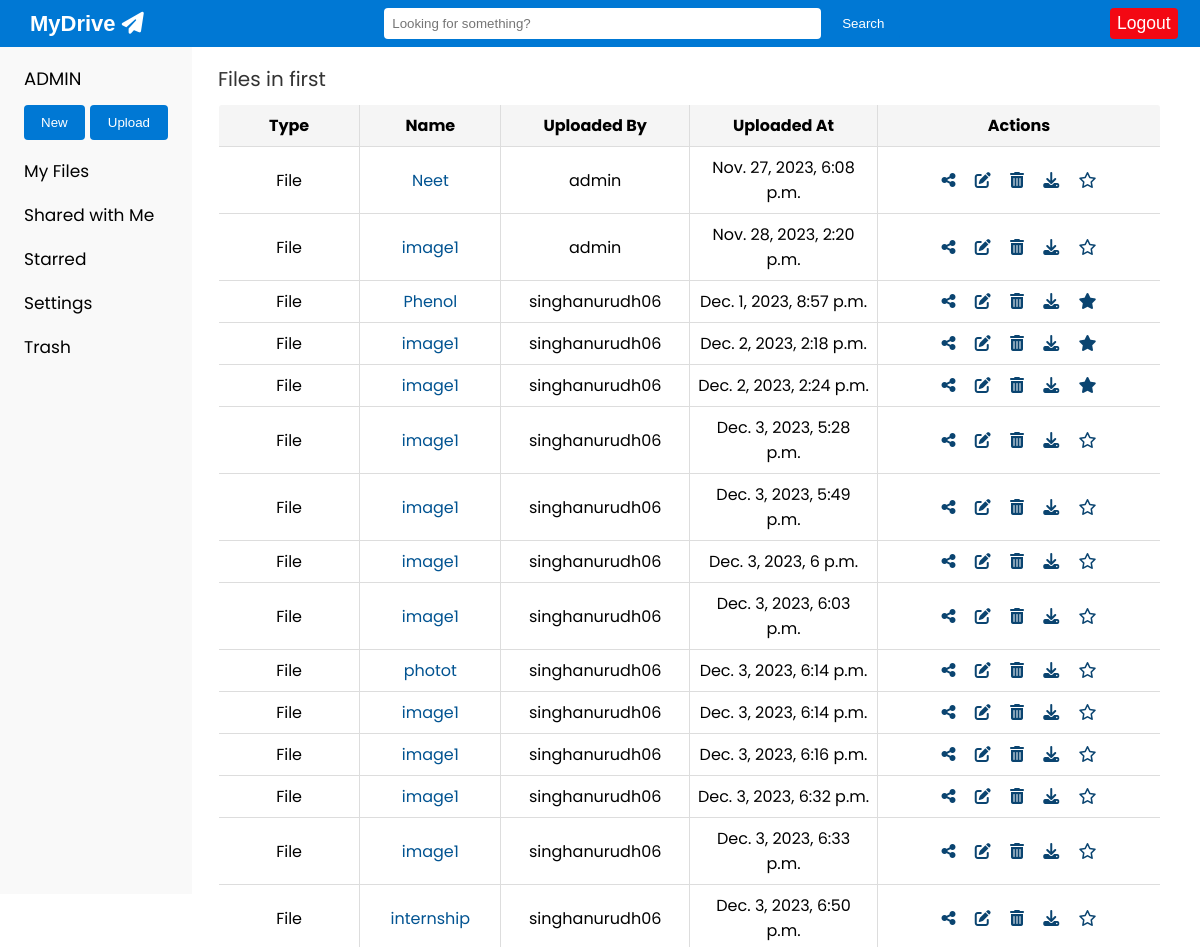
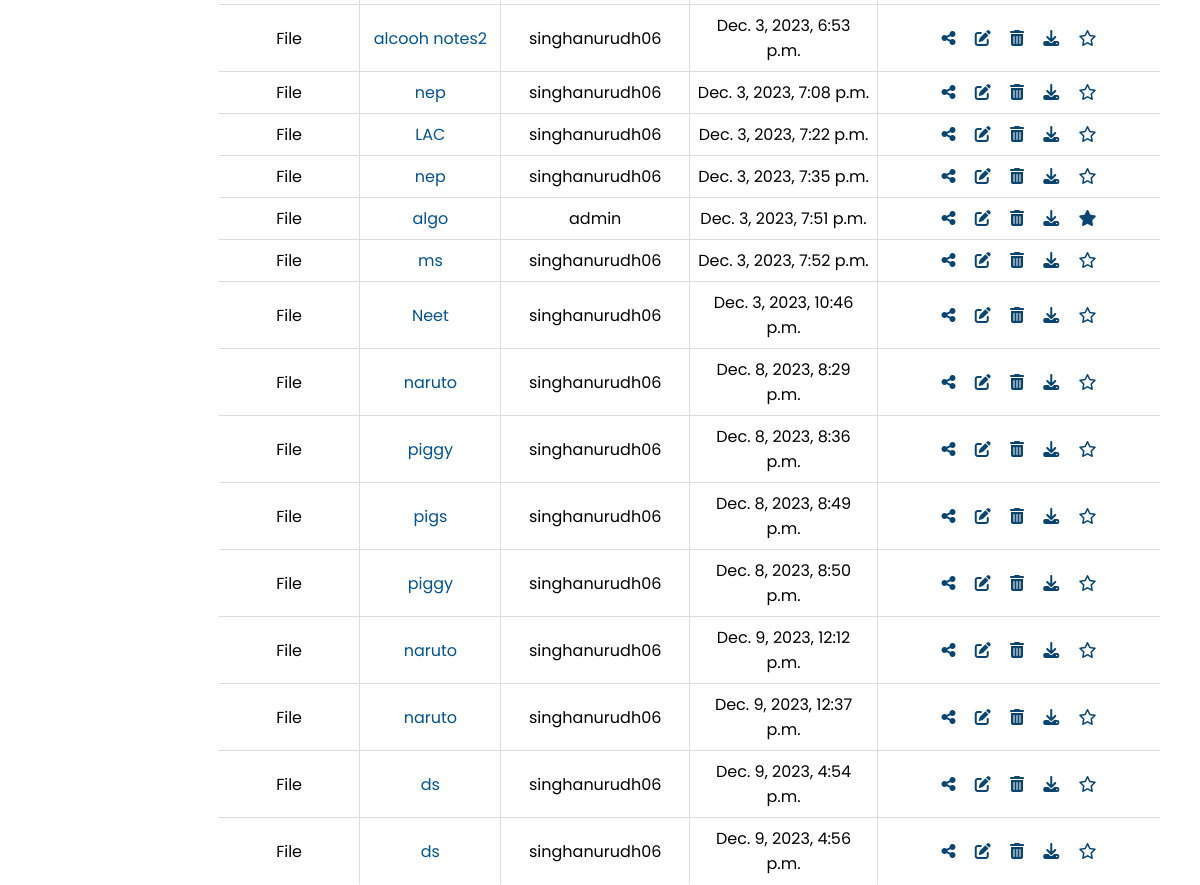
Page /folder/1/ (signed in) on the committed database (2 pictures, top to bottom).
### fileshare/models.py (models this page shows, shortened)
class Folder(models.Model):
    name = models.CharField(max_length=255)
    created_by = models.ForeignKey(User, on_delete=models.CASCADE)
    created_at = models.DateTimeField(auto_now_add=True)
    updated_at = models.DateTimeField(auto_now=True)
    deleted = models.BooleanField(default=False)
    deleted_by = models.ForeignKey(User, on_delete=models.SET_NULL, null=True, blank=True, related_name='deleted_folders')
    deleted_at = models.DateTimeField(null=True, blank=True)
    starred = models.BooleanField(default=False)
    folder_id = models.IntegerField(default=1)  # Assign a default value for the root directory

class File(models.Model):
    name = models.CharField(max_length=255)
    folder = models.ForeignKey(Folder, on_delete=models.CASCADE, null=True, blank=True)
    uploaded_by = models.ForeignKey(User, on_delete=models.CASCADE)
    uploaded_at = models.DateTimeField(auto_now_add=True)
    file = models.FileField(upload_to='uploads/')
    deleted = models.BooleanField(default=False)
    deleted_by = models.ForeignKey(User, on_delete=models.SET_NULL, null=True, blank=True, related_name='deleted_files')
    deleted_at = models.DateTimeField(null=True, blank=True)
    starred = models.BooleanField(default=False)

### fileshare/views.py (the view)
# urls.py: path('folder/<int:folder_id>/', views.view_folder, name='view_folder'),
@login_required
def view_folder(request, folder_id):
    folder = get_object_or_404(Folder, id=folder_id, created_by=request.user, deleted=False)
    files = File.objects.filter(folder=folder, deleted=False)
    return render(request, 'fileshare/view_folder.html', {'folder': folder, 'files': files})

### fileshare/templates/fileshare/view_folder.html (shortened to what this page needs)
{% extends 'base.html' %}
{% block content %}
  <div class="content">
    <h2 style="font-weight: normal; margin-top: 52px;">Files in {{ folder.name }}</h2>
    <br>
    <table>
      <thead>
        <tr>
          <th>Type</th>
          <th>Name</th>
          <th>Uploaded By</th>
          <th>Uploaded At</th>
          <th>Actions</th>
        </tr>
      </thead>
      <tbody>
        {% for file in files %}
          <tr>
            <td>File</td>
            <td><a href="{{ file.file.url }}" target="_blank" style="text-decoration: none; color: #015391;">{{ file.name }}</a></td>
            <td>{{ file.uploaded_by.username }}</td>
            <td>{{ file.uploaded_at }}</td>
            <td>
              <a href="{% url 'share' 'file' file.id %}"><i class="fas fa-share-alt" style="color: #0a4470;"></i></a>
              <a href="{% url 'rename_file' file.id %}"><i class="fas fa-edit" style="color: #0a4470;"></i></a>
              <a href="{% url 'delete_file' file.id %}"><i class="fas fa-trash-alt" style="color: #0a4470;"></i></a>
              <a href="{{ file.file.url }}" download><i class="fas fa-download" style="color: #0a4470;"></i></a>
              <a href="{% url 'toggle_star' file.id %}">
                {% if file.starred %}
                    <i class="fas fa-star" style="color: #0a4470;"></i>
                {% else %}
                    <i class="far fa-star" style="color: #0a4470;"></i>
                {% endif %}
              </a>
            </td>
          </tr>
        {% endfor %}
      </tbody>
    </table>
  </div>
{% endblock %}

### fileshare/templates/base.html (shortened to what this page needs)
<!DOCTYPE html>
<html>
<head>
    <link rel="stylesheet" href="https://cdnjs.cloudflare.com/ajax/libs/font-awesome/6.1.0/css/all.min.css">
</head>
<body>
    <div class="topnav">
        <div class="nav-item">
            <h1><a href="{% url 'dashboard' %}">MyDrive <i class="fas fa-paper-plane paper-plane-icon"> </i></a></h1>
        </div>
        <div class="search-bar">
            <form action="{% url 'search_files' %}" method="GET">
                <input type="text" name="q" placeholder="Looking for something?">
                <button type="submit" class="search-button">Search</button>
            </form>
        </div>
        <div class="topnav-right">
            <a href="{% url 'logout' %}">Logout</a>
        </div>
    </div>
    <div class="leftnav">
        <div class="user-section">
            <h2><p class="user-username" style="font-weight: normal;">{{ user.username|upper }}</p></h2>
        </div>
        <div class="nav-item" style="display: flex; flex-direction: row; gap: 5px;">
            <button class="btn-create" onclick="location.href='{% url 'create_folder' %}'">New</button>
            {% if folder.id %}
                <button class="btn-upload" onclick="location.href='{% url 'upload_file' folder_id=folder.id %}'">Upload</button>
            {% else %}
            <button class="btn-upload" onclick="location.href='{% url 'upload_file' %}'">Upload</button>
            {% endif %}
        </div>
        <div class="nav-item">
            <a href="{% url 'dashboard' %}">My Files</a>
        </div>
        <div class="nav-item">
            <a href="{% url 'shared_files' %}">Shared with Me</a>
        </div>
        <div class="nav-item">
            <a href="{% url 'starred' %}">Starred</a>
        </div>
        <div class="nav-item">
            <a href="{% url 'settings' %}">Settings</a>
        </div>
        <div class="nav-item">
            <a href="{% url 'trash' %}">Trash</a>
        </div>
    </div>
    <div class="content">
        {% block content %}{% endblock %}
    </div>
</body>
</html>

### fileshare/templates/base.html (style rules this page uses)
html, body { font-family: 'Poppins', sans-serif; background-color: #fff; margin: 0; padding: 0; margin-top: 21px; }
.topnav { position: fixed; font-family: 'Arial Sans', sans-serif; font-size: 18.5px; background-color: #0078D4; color: #fff; padding: 0px 0px; justify-content: space-between; overflow: hidden; align-items: center; width: 100%; top: 0; z-index: 1000; display: flex; }
.topnav a { float: left; display: block; color: #fff; text-align: center; padding: 10px 30px; text-decoration: none; margin-right: 1px; transition: color 0.3s; }
.topnav h1 { font-size: 22px; color: #fff; margin: 0; display: flex; align-items: center; margin-top: 1px; }
.search-bar { flex-grow: 1; text-align: center; }
.search-bar input { width: 45%; padding: 8px; border: none; border-radius: 4px; outline: none; }
.search-button { background-color: #0078D4; color: #fff; border: none; border-radius: 4px; padding: 8px 16px; cursor: pointer; transition: background-color 0.3s; }
.topnav-right { float: right; display: flex; align-items: center; }
.topnav-right a { background-color: #F30813; font-size: 17.5px; margin-right: 22.5px; color: #fff; text-decoration: none; border-radius: 4px; padding: 5px 7px; transition: color 0.3s; }
.content { flex-grow: 1; padding: 10px; align-items: stretch; margin-top: -25px; margin-left: 8.7%; }
h1 { font-size: 24px; color: #333; margin: 0; }
h2 { font-size: 20px; color: #333; margin: 0 0 20px; }
table { width: 98%; margin: -35px 0px;; border-collapse: collapse; border: 1px solid #ddd; border-radius: 4px; overflow: hidden; }
th, td { padding: 8px; border: 1px solid #ddd; text-align: center; }
th:nth-child(1), td:nth-child(1) { width: 15%; }
th:nth-child(2), td:nth-child(2) { width: 15%; }
th:nth-child(3), td:nth-child(3) { width: 20%; }
th:nth-child(4), td:nth-child(4) { width: 20%; }
th { background-color: #f5f5f5; color: #000; }
tr:nth-child(even) { background-color: #fff; }
tr:nth-child(odd) { background-color: #fff; }
.btn-upload, .btn-create, .btn-share { background-color: #0078D4; color: #fff; border: none; border-radius: 4px; padding: 0; height: 35px; width: 100px; cursor: pointer; transition: background-color 0.3s; }
.leftnav { width: 12%; background-color: #f9f9f9; border-right: 0px solid #ccc; padding: 24px; color: black; font-size: 17px; position: fixed; height: 100vh; top: 46px; }
.leftnav a { display: block; color: #000; text-decoration: none; margin-bottom: 18px; transition: color 0.3s; }
.leftnav .user-section { margin-top: -23px; margin-bottom: -2px; }
.leftnav h2 { white-space: nowrap; overflow: hidden; text-overflow: ellipsis; max-width: 100%; margin-bottom: 5px; font-size: 20.5px; }
.leftnav .user-username { font-weight: bold; font-size: 18px; color: #000; margin-bottom: 10px; }
.leftnav .btn-upload { background-color: #0078D4; color: #fff; border: none; border-radius: 4px; padding: 8px 18px; cursor: pointer; transition: background-color 0.3s; margin-bottom: 18px; }

### rows in the picture
Folder: name "first"
File: name "Neet", uploaded_by.username "admin", uploaded_at "Nov. 27, 2023, 6:08 p.m.", starred False (drawn)
File: name "image1", uploaded_by.username "admin", uploaded_at "Nov. 28, 2023, 2:20 p.m.", starred False (drawn)
File: name "Phenol", uploaded_by.username "singhanurudh06", uploaded_at "Dec. 1, 2023, 8:57 p.m.", starred True (drawn)
File: name "image1", uploaded_by.username "singhanurudh06", uploaded_at "Dec. 2, 2023, 2:18 p.m.", starred True (drawn)
File: name "image1", uploaded_by.username "singhanurudh06", uploaded_at "Dec. 2, 2023, 2:24 p.m.", starred True (drawn)
File: name "image1", uploaded_by.username "singhanurudh06", uploaded_at "Dec. 3, 2023, 5:28 p.m.", starred False (drawn)
File: name "image1", uploaded_by.username "singhanurudh06", uploaded_at "Dec. 3, 2023, 5:49 p.m.", starred False (drawn)
File: name "image1", uploaded_by.username "singhanurudh06", uploaded_at "Dec. 3, 2023, 6 p.m.", starred False (drawn)
File: name "image1", uploaded_by.username "singhanurudh06", uploaded_at "Dec. 3, 2023, 6:03 p.m.", starred False (drawn)
File: name "photot", uploaded_by.username "singhanurudh06", uploaded_at "Dec. 3, 2023, 6:14 p.m.", starred False (drawn)
File: name "image1", uploaded_by.username "singhanurudh06", uploaded_at "Dec. 3, 2023, 6:14 p.m.", starred False (drawn)
File: name "image1", uploaded_by.username "singhanurudh06", uploaded_at "Dec. 3, 2023, 6:16 p.m.", starred False (drawn)
File: name "image1", uploaded_by.username "singhanurudh06", uploaded_at "Dec. 3, 2023, 6:32 p.m.", starred False (drawn)
File: name "image1", uploaded_by.username "singhanurudh06", uploaded_at "Dec. 3, 2023, 6:33 p.m.", starred False (drawn)
File: name "internship", uploaded_by.username "singhanurudh06", uploaded_at "Dec. 3, 2023, 6:50 p.m.", starred False (drawn)
File: name "alcooh notes2", uploaded_by.username "singhanurudh06", uploaded_at "Dec. 3, 2023, 6:53 p.m.", starred False (drawn)
File: name "nep", uploaded_by.username "singhanurudh06", uploaded_at "Dec. 3, 2023, 7:08 p.m.", starred False (drawn)
File: name "LAC", uploaded_by.username "singhanurudh06", uploaded_at "Dec. 3, 2023, 7:22 p.m.", starred False (drawn)
File: name "nep", uploaded_by.username "singhanurudh06", uploaded_at "Dec. 3, 2023, 7:35 p.m.", starred False (drawn)
File: name "algo", uploaded_by.username "admin", uploaded_at "Dec. 3, 2023, 7:51 p.m.", starred True (drawn)
File: name "ms", uploaded_by.username "singhanurudh06", uploaded_at "Dec. 3, 2023, 7:52 p.m.", starred False (drawn)
File: name "Neet", uploaded_by.username "singhanurudh06", uploaded_at "Dec. 3, 2023, 10:46 p.m.", starred False (drawn)
File: name "naruto", uploaded_by.username "singhanurudh06", uploaded_at "Dec. 8, 2023, 8:29 p.m.", starred False (drawn)
File: name "piggy", uploaded_by.username "singhanurudh06", uploaded_at "Dec. 8, 2023, 8:36 p.m.", starred False (drawn)
File: name "pigs", uploaded_by.username "singhanurudh06", uploaded_at "Dec. 8, 2023, 8:49 p.m.", starred False (drawn)
File: name "piggy", uploaded_by.username "singhanurudh06", uploaded_at "Dec. 8, 2023, 8:50 p.m.", starred False (drawn)
File: name "naruto", uploaded_by.username "singhanurudh06", uploaded_at "Dec. 9, 2023, 12:12 p.m.", starred False (drawn)
File: name "naruto", uploaded_by.username "singhanurudh06", uploaded_at "Dec. 9, 2023, 12:37 p.m.", starred False (drawn)
File: name "ds", uploaded_by.username "singhanurudh06", uploaded_at "Dec. 9, 2023, 4:54 p.m.", starred False (drawn)
File: name "ds", uploaded_by.username "singhanurudh06", uploaded_at "Dec. 9, 2023, 4:56 p.m.", starred False (drawn)

### other values in the picture
{{ user.username|upper }} "ADMIN"
